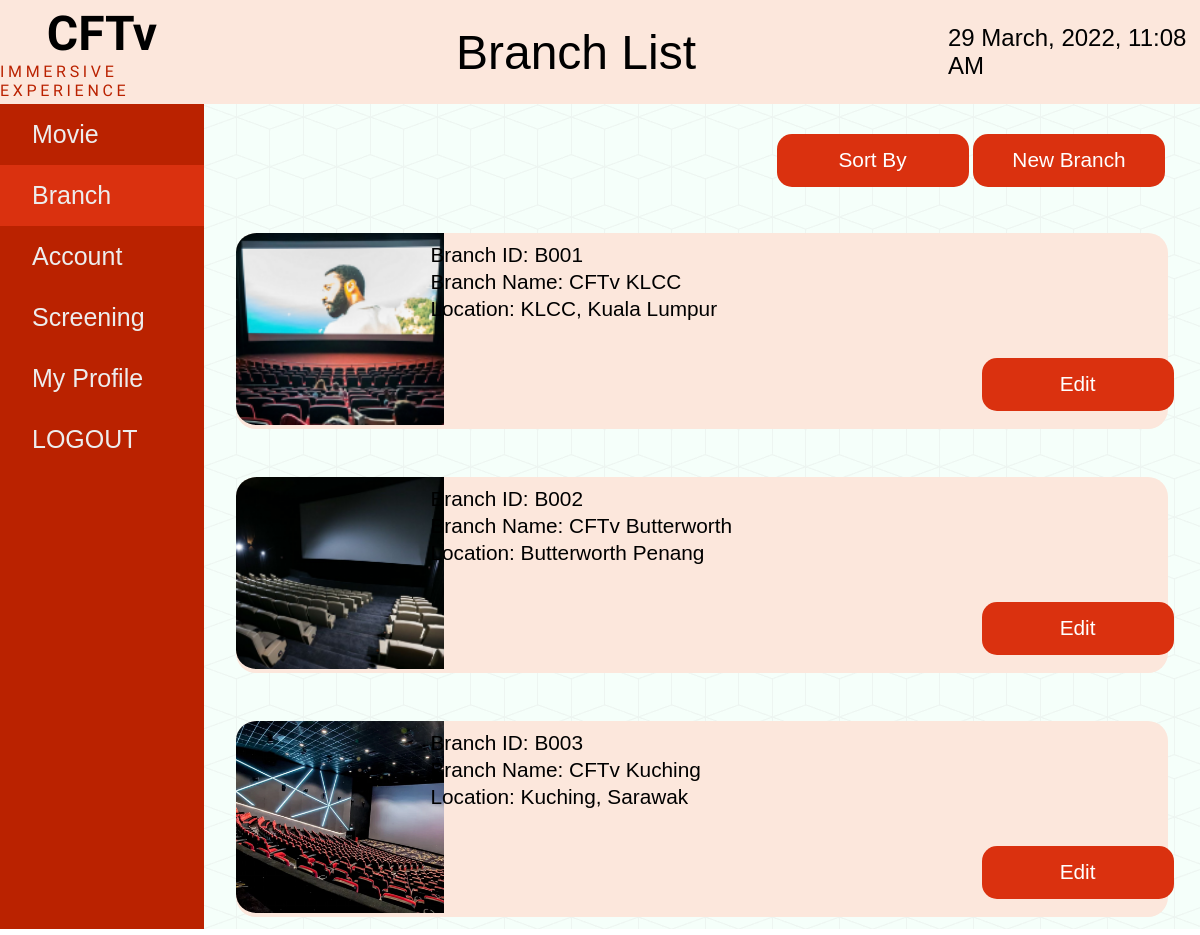
Page /branchList.php (signed in) on the committed database.
### tables this page shows
CREATE TABLE `branch` (
  `br_id` int(11) NOT NULL,
  `branch_id` varchar(30) NOT NULL,
  `branch_name` varchar(300) NOT NULL,
  `branch_address` varchar(300) NOT NULL,
  `branch_image` varchar(30) DEFAULT NULL,
  `no_of_halls` int(11) NOT NULL,
  `hall_id` int(11) NOT NULL,
  `screening_id` int(11) DEFAULT NULL
);

### branchList.php (the view, shortened to what this page needs)
<?php
require_once 'config.php';
$fetch_branches = mysqli_query($connect, "select * from branch");
?>
<!DOCTYPE html>
<html lang="en">
	<head>
		<link rel="stylesheet" href="./styles/style.css" />
	</head>
	<body>
		<div class="navbar">
			<div class="logo">
				<h1>CFTv</h1>
				<p>IMMERSIVE EXPERIENCE</p>
			</div>
			<div class="heading">
				<h1>Branch List</h1>
			</div>
			<div class="date">
				<h2><?php echo date("j F, Y, g:i A") ?></h2>
			</div>
		</div>
		<div class="draw-body">
			<div class="drawer">
				<li><a href="./movieList.php">Movie</a></li>
				<li class="active"><a href="./branchList.php">Branch</a></li>
				<li><a href="./account.php">Account</a></li>
				<li><a href="./screen.php">Screening</a></li>
				<li><a href="./profile.php">My Profile</a></li>
				<li><a href="branchList.php?logout" title="Log Out">LOGOUT</a></li>
			</div>
			<div class="content">
				<div class="button-b">
					<form method="post" action="#" style="display: inline;">
						<button type="submit" name="sort_branch">Sort By</button>
					</form>
					<button><a href="./addBranch.php">New Branch</a></button>
				</div>
				<div class="main">
					 <?php
              while($branch = mysqli_fetch_assoc($fetch_branches)){
             ?>
					<div class="box-account">
						<div class="image">
							<img src="./images/<?php echo $branch['branch_image']; ?>" alt="user-image" />
						</div>
						<div class="left">
							<li>Branch ID: <?php echo $branch['branch_id']; ?></li>
							<li>Branch Name: <?php echo $branch['branch_name']; ?></li>
							<li>Location: <?php echo $branch['branch_address']; ?></li>
						</div>
						<button class="br_ed_btn"><a href="branchEdit.php?id=<?php echo $branch['br_id']; ?>">Edit</a></button>
					</div>
					<br>
			<?php
		} ?>
				</div>
			</div>
		</div>
	</body>
</html>

### styles/style.css (style rules this page uses)
* { margin: 0; padding: 0; box-sizing: border-box; }
body { min-height: 100vh; font-family: 'Gill Sans', 'Gill Sans MT', Calibri, 'Trebuchet MS', sans-serif; }
.navbar { height: 13vh; display: grid; grid-template-columns: 17% auto 21%; background-color: #fce7dc; }
.navbar .logo, .heading, .date { display: flex; flex-direction: column; min-width: 100%; min-height: 100%; align-items: center; justify-content: center; }
.navbar .logo h1 { font-family: "Rajdhani"; font-size: 3rem; }
.navbar .logo p { font-family: "Rajdhani"; letter-spacing: 0.23rem; color: #ba2200; }
.navbar .heading h1 { font-size: 3rem; font-weight: 500; }
.navbar .date h2 { font-weight: 500; }
.draw-body { min-height: 87vh; display: grid; grid-template-columns: 17% auto; }
.draw-body .drawer { background-color: #ba2200; min-width: 100%; display: flex; flex-direction: column; font-size: 25px; }
.draw-body .drawer li { padding: 1rem 0; list-style: none; cursor: pointer; }
.draw-body .drawer .active { background-color: #da310f; }
.draw-body .drawer li a { padding-left: 2rem; text-decoration: none; color: #ededed; }
.draw-body .content { background-color: #f5fffa; background-image: url('../images/cubes.png'); display: grid; grid-template-rows: 12% auto; }
.draw-body .content button { height: 3.3rem; width: 12rem; border-radius: 15px; font-size: 1.3rem; background-color: #da310f; color: #fff; font-weight: 500; border: none; cursor: pointer; }
.content .main .box-account { background-color: #fce7dc; border-radius: 20px; margin: 0 2rem auto 2rem; padding: 2rem; width: auto; display: grid; grid-template-columns: 20% 60% auto; }
.content .main .box-account .image { display: flex; align-items: center; justify-content: center; }
.content .main .box-account .image img { width: 13rem; height: 12rem; }
.content .main .box-account li { list-style: none; font-size: 1.3rem; margin-bottom: 0.1rem; padding-bottom: 0.1rem; padding-left: 0.5rem; }

### branchList.php (style rules this page uses)
.content .main .box-account .image { display: flow-root; }
a { text-decoration: none; color: white; }
img { border-radius: 10% 0% 0% 10%; }
.content .main .box-account { padding: 0px !important; margin-top: 30px !important; }
button.br_ed_btn { margin-top: 125px; }
.left { padding-top: 10px; }
.button-b { float: right; text-align: right; margin: 30px 35px 10px 10px; }

### rows in the picture
branch: branch_image (picture), branch "B001", branch_name "CFTv KLCC", branch_address "KLCC, Kuala Lumpur"
branch: branch_image (picture), branch "B002", branch_name "CFTv Butterworth", branch_address "Butterworth Penang"
branch: branch_image (picture), branch "B003", branch_name "CFTv Kuching", branch_address "Kuching, Sarawak"
